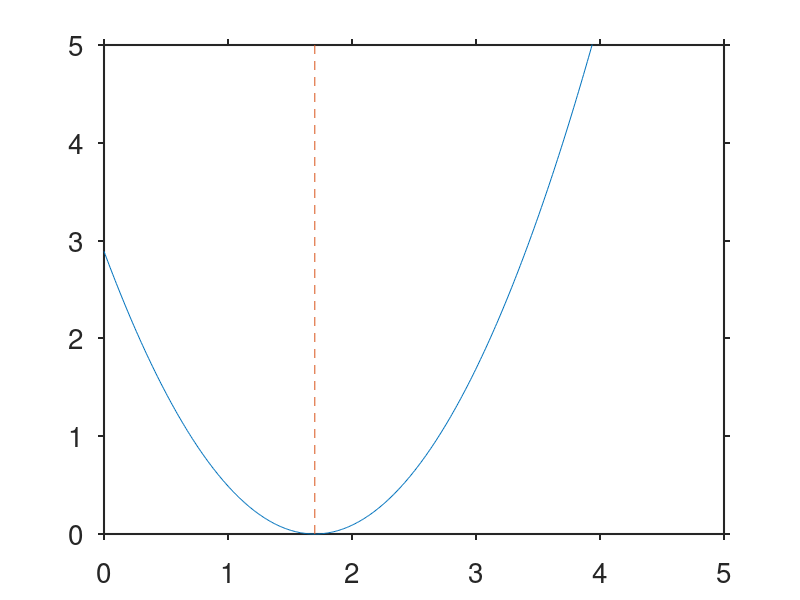

The MATLAB script that drew this image: (Note: this script raises an error after producing the figure.)
%%Alice Henman%%
%%Chapter 2 Intro to adaptive dynamics%%
%%Classifying singular strategies%%

%%Default graphing layout from Denis
set(0,'defaultTextFontName', 'Arial');
set(0,'defaultaxesfontsize', 20); % 25 for 1X3, 20 for 1X2 figures
%set(0,'defaultLegendInterpreter','latex');
set(0,'defaultAxesTickLabelInterpreter','none');
set(0,'defaulttextinterpreter','none');
set(0,'defaultAxesXGrid','off');
set(0,'defaultAxesYGrid','off');
set(0,'defaultAxesTickDir','out');
set(0,'defaultAxesLineWidth',1.5);

%% fitness change by x
%This was not used because it was the wrong argument
x=linspace(0,5,500);
xstar=1.7; %singular strategy
f=(x-xstar).^2;
figure;

plot(x,f);
hold on;
plot(xstar*ones(1,2),[0,f(end)],'--');
xlim([0,f(end)])
axis([0 x(end) 0 x(end)])
xtickVals = unique([0 : 1 : 5, xstar]);
xtickLabs = compose('%.3g',xtickVals);
xtickLabs(ismembertol(xtickVals,xstar)) = {'x*'}; 
set(gca,'xtick', xtickVals, 'xticklabel', xtickLabs, 'xlim', [min(xtickVals),max(xtickVals)])
%set(gca,xtickLabs(ismembertol(xtickVals,xstar)),'$x^*$',"TickLabelInterpreter",'latex')
xlabel('$\textsf{Resident trait value}$ ($x$)','Interpreter','latex','FontSize',20);
ylabel('$\textsf{Invasion Fitness}$ ($f_x(y)$)','Interpreter','latex','FontSize',20);
axis square

%% unstable divergent strategy e.g. PIP

xbar=1.5; %singular strategy
%invasion fitness
f = @(x,y) (y-x).*(y+x-2*xbar); %gives it the desired shape

z = linspace(0,3,500);
[X,Y] = meshgrid(z, z);
F = f(X,Y);

figure
hold on
% PIP
contourf(X,Y,F>0,1,'LineStyle','none')
contour(X,Y,F,[0 0],'k','LineWidth',2) %black line for f=0
colormap([1 1 1; 0.6 0.9 0.3]); %green for f>0 white for f<0
xlabel('$\textsf{Resident trait value}$ ($x$)','Interpreter','latex','FontSize',20);
ylabel('$\textsf{Mutant trait value}$ ($y$)','Interpreter','latex','FontSize',20);

xline(xbar,'--','f_x(y)>0','FontSize',20,'LabelOrientation','horizontal');
yline(xbar,':','              s(x)<0','FontSize',20,'LabelHorizontalAlignment', ...
    'left','LabelVerticalAlignment','bottom','LineWidth',2);
yline(xbar,':','s(x)>0              ','FontSize',20, ...
    'LabelHorizontalAlignment','right','LineWidth',2);

axis equal
box on

%% PIP with trait substitution sequence added

% Parameters
n_steps = 20; % number of mutations
step_size = 0.2;
initial_trait = xbar;%x;

% Trait values and meshgrid
traits = linspace(0,3,200);
[X,Y] = meshgrid(traits, traits);

% Simulate TSS
[residents, mutants] = simulate_tss_single_mutant(initial_trait, n_steps, step_size, traits, f);

% Compute PIP
F = f(X,Y);

% Plot PIP and TSS
figure;
hold on;
contourf(X,Y,F>0,1,'LineStyle','none');
contour(X,Y,F,[0 0],'k','LineWidth',2); %black line for f=0
colormap([1 1 1; 0.6 0.9 0.3]); %green for f>0 white for f<0

scatter(residents(1), residents(1), 250, 'k','filled',...
    'MarkerEdgeColor','k'); %plots initial value in black
scatter(residents(1:end-1), mutants, 110,'filled'); % Mutant steps
scatter(residents(2:end), residents(2:end), 110,'filled'); % Resident steps
scatter(residents(end), residents(end), 180, 'red','filled',...
    'MarkerEdgeColor','k', 'LineWidth',2);
xlabel('$\textsf{Resident trait value}$ ($x$)','Interpreter','latex');
ylabel('$\textsf{Mutant trait value}$ ($y$)','Interpreter','latex');
%title('Trait Substitution Sequence on Pairwise Invasibility Plot');
legend('','','Starting trait value','Mutant trait','Resident trait', ...
    'Final trait value','Location','northwest');
axis equal;
hold off;

% Compute the PIP
function [residents, mutants] = simulate_tss_single_mutant(initial_trait, n_steps, step_size, traits, f)
    residents = zeros(n_steps+1, 1);
    mutants = zeros(n_steps, 1);
    residents(1) = initial_trait;
    for i = 1:n_steps
        res = residents(i);
        % Generate a single candidate mutant nearby
        mut = res + (2*rand-1) * step_size;
        mut = min(max(mut, traits(1)), traits(end));%makes sure mutant value is in range of the trait values
        mutants(i) = mut;
        % If mutant is successful, update resident; else, resident doesn't change
        if f(res, mut) > 0
            residents(i+1) = mut;
        else
            residents(i+1) = res;
        end
    end
end
